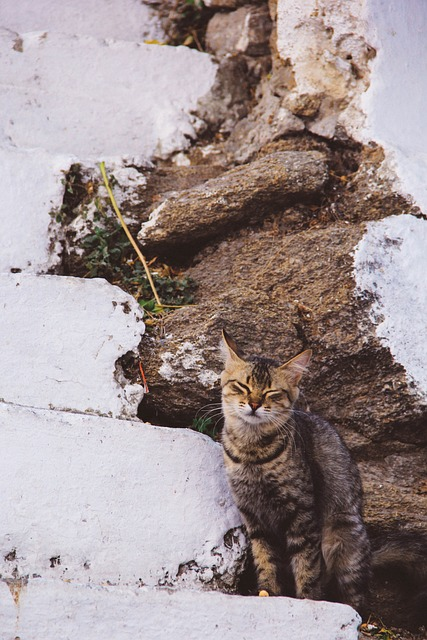
#> input picture im.jpg, 427 x 640 px
$ python image.py
#> lines starting #> are read from the running program, lines starting #| are printed output that depends on the picture
import cv2
path="im.jpg"
img= cv2.imread(path,0)
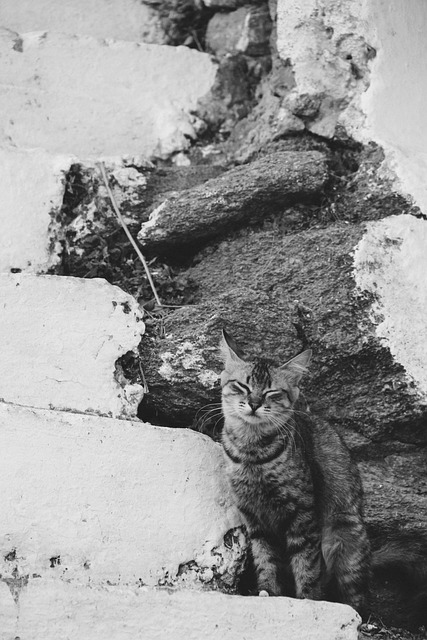
#> img: shape (640, 427); min 3, max 255, mean 149.1
cv2.imshow("im",img)
cv2.waitKey(0)
